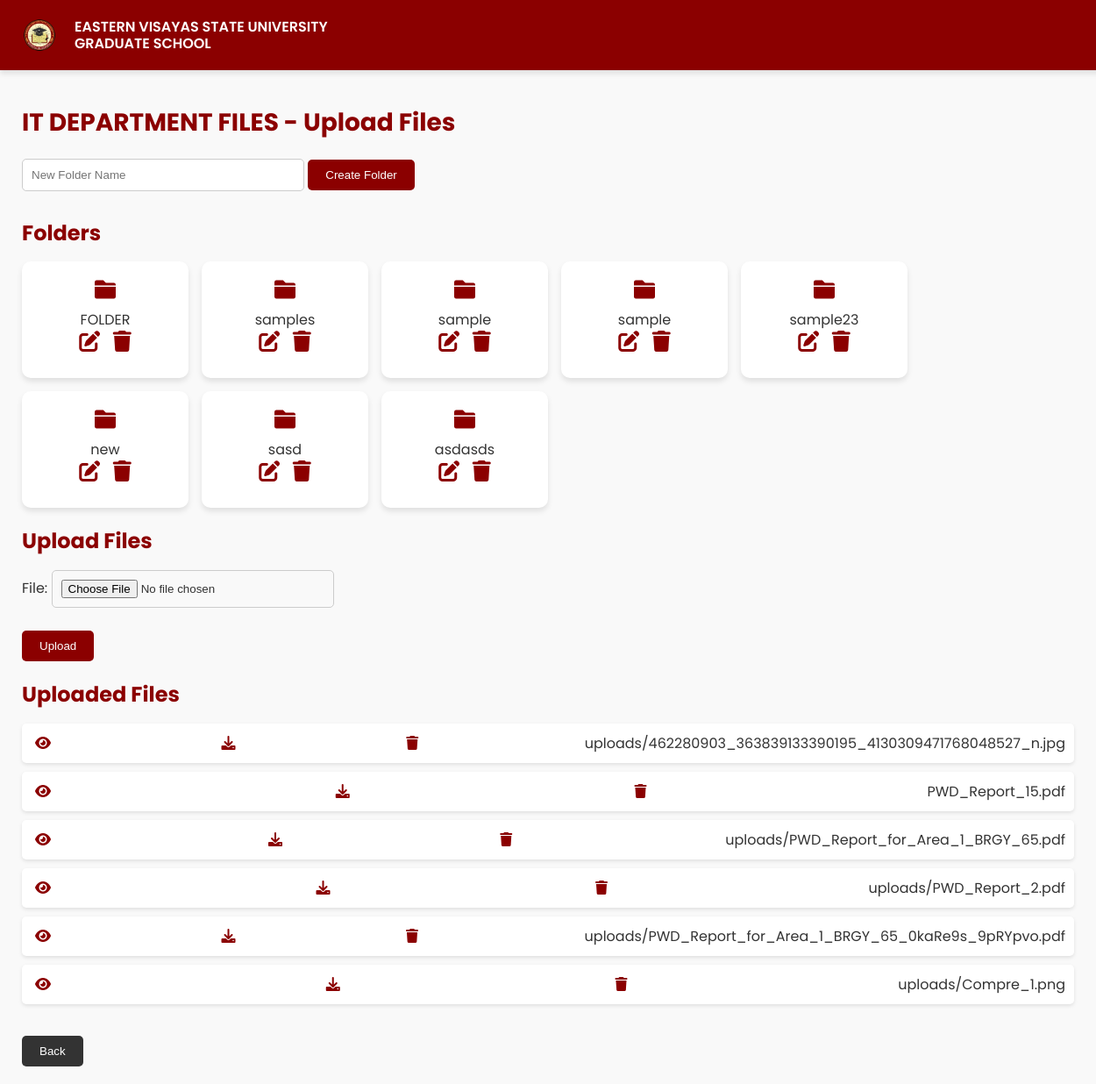
The app's page /files/upload/2/ with its own data.
### FileExp/models.py (models this page shows)
class Category(models.Model):
    name = models.CharField(max_length=255)
    is_archived = models.BooleanField(default=False)

class Folder(models.Model):
    name = models.CharField(max_length=255)
    category = models.ForeignKey(Category, related_name='folders', on_delete=models.CASCADE)
    parent = models.ForeignKey('self', null=True, blank=True, related_name='subfolders', on_delete=models.CASCADE)
    is_archived = models.BooleanField(default=False)

class File(models.Model):
    category = models.ForeignKey(Category, related_name='files', on_delete=models.CASCADE)
    folder = models.ForeignKey(Folder, related_name='files', null=True, blank=True, on_delete=models.CASCADE)
    file = models.FileField(upload_to='uploads/')
    is_archived = models.BooleanField(default=False)

### FileExp/views.py (the view)
# urls.py: path('upload/<int:category_id>/', upload_file, name='upload_file'),
def upload_file(request, category_id):
    category = get_object_or_404(Category, id=category_id)
    folders = category.folders.filter(parent__isnull=True,is_archived=False)  # Fetch top-level folders
    files = category.files.filter(folder__isnull=True,is_archived=False)  # Fetch files not in any folder
    if request.method == "POST":
        form = FileUploadForm(request.POST, request.FILES)
        if form.is_valid():
            file = form.save(commit=False)
            file.category = category
            file.save()
            messages.success(request, "File uploaded successfully!")
            return redirect('upload_file', category_id=category.id)
    else:
        form = FileUploadForm()
    return render(request, "upload_file.html", {"category": category, "folders": folders, "files": files, "form": form})

### FileExp/forms.py
class FileUploadForm(forms.ModelForm):
    class Meta:
        model = File
        fields = ["file"]

### templates/upload_file.html (shortened to what this page needs)
{% load static %}
<!DOCTYPE html>
<html lang="en">
<head>
    <link rel="stylesheet" href="https://cdnjs.cloudflare.com/ajax/libs/font-awesome/6.0.0-beta3/css/all.min.css">
</head>
<body>
    <div class="navbar">
        <img src="{% static 'images/GS_logo.png' %}" alt="GS Logo">
        <div class="university-text">
            EASTERN VISAYAS STATE UNIVERSITY <br> GRADUATE SCHOOL
        </div>
    </div>
    <div class="container">
        <h1>{{ category.name }} - Upload Files</h1>
        <form method="post" action="{% url 'create_folder' category.id %}">
            <input type="text" name="folder_name" placeholder="New Folder Name" required>
            <button type="submit" name="create_folder">Create Folder</button>
        </form>
        <h2>Folders</h2>
        <div class="folder-container">
            {% for folder in folders %}
                <div class="folder-card" onclick="window.location.href='{% url 'folder_detail' folder.id %}'">
                    <i class="fas fa-folder"></i><br>
                    {{ folder.name }}
                    <br>
                    <a href="#" onclick="editFolder({{ folder.id }}, '{{ folder.name }}'); event.stopPropagation();">
                        <i class="fas fa-edit"></i>
                    </a>
                    <a href="#" onclick="event.stopPropagation(); if(confirm('Are you sure you want to archive this folder?')) { document.getElementById('delete-folder-form-{{ folder.id }}').submit(); }">
                        <i class="fas fa-trash"></i>
                    </a>
                </div>
            {% empty %}
                <p>No folders yet.</p>
            {% endfor %}
        </div>
        <h2>Upload Files</h2>
        <form method="post" enctype="multipart/form-data">
            {{ form.as_p }}
            <button type="submit" name="upload_file">Upload</button>
        </form>
        <h2>Uploaded Files</h2>
        <ul class="file-list">
            {% for file in files %}
                <li>
                    <a href="{% url 'view_file' file.id %}" target="_blank"><i class="fas fa-eye"></i></a>
                    <a href="{{ file.file.url }}" download><i class="fas fa-download"></i></a>
                    <a href="#" onclick="if(confirm('Are you sure you want to archive this file?')) { document.getElementById('delete-file-form-{{ file.id }}').submit(); }">
                        <i class="fas fa-trash"></i>
                    </a>
                    <span>{{ file.file.name }}</span>
                </li>
            {% empty %}
                <p>No files uploaded yet.</p>
            {% endfor %}
        </ul>
        <button class="back-button" onclick="window.location.href='{% url 'category_list' %}'">Back</button>
    </div>
</body>
</html>

### templates/upload_file.html (style rules this page uses)
body { margin: 0; padding: 0; display: flex; flex-direction: column; font-family: 'Poppins', sans-serif; background-color: #f9f9f9; color: #333; }
.navbar { background-color: darkred; padding: 15px 20px; text-align: center; font-size: 18px; width: 100%; color: white; display: flex; align-items: center; justify-content: flex-start; position: relative; box-shadow: 0 4px 6px rgba(0, 0, 0, 0.1); }
.navbar img { height: 50px; margin-right: 15px; }
.navbar .university-text { text-align: left; font-size: 16px; font-weight: 600; line-height: 1.2; }
.container { padding: 20px; max-width: 1200px; margin: 0 auto; }
h1 { font-size: 28px; color: darkred; margin-bottom: 20px; }
h2 { font-size: 24px; color: darkred; margin-bottom: 15px; }
.folder-container { display: flex; gap: 15px; flex-wrap: wrap; margin-bottom: 20px; }
.folder-card { width: 150px; padding: 20px; text-align: center; background: #fff; border-radius: 10px; cursor: pointer; box-shadow: 0 4px 6px rgba(0, 0, 0, 0.1); transition: transform 0.2s, box-shadow 0.2s; }
.folder-card i { font-size: 24px; color: darkred; margin-bottom: 10px; }
.folder-card a { margin: 0 5px; color: darkred; text-decoration: none; }
.file-list { list-style: none; padding: 0; }
.file-list li { margin: 10px 0; padding: 10px; background: #fff; border-radius: 5px; box-shadow: 0 2px 4px rgba(0, 0, 0, 0.1); display: flex; align-items: center; justify-content: space-between; }
.file-list li a { margin: 0 5px; color: darkred; text-decoration: none; }
form { margin-bottom: 20px; }
input[type="text"], input[type="file"] { padding: 10px; border: 1px solid #ccc; border-radius: 5px; width: 100%; max-width: 300px; margin-bottom: 10px; }
button { padding: 10px 20px; background-color: darkred; color: white; border: none; border-radius: 5px; cursor: pointer; transition: background-color 0.2s; }
.back-button { margin-top: 20px; background-color: #333; }

### records on screen
Category: name "IT DEPARTMENT FILES"
Folder: name "FOLDER"
Folder: name "samples"
Folder: name "sample"
Folder: name "sample"
Folder: name "sample23"
Folder: name "new"
Folder: name "sasd"
Folder: name "asdasds"
File: file.name "uploads/462280903_363839133390195_4130309471768048527_n.jpg"
File: file.name "PWD_Report_15.pdf"
File: file.name "uploads/PWD_Report_for_Area_1_BRGY_65.pdf"
File: file.name "uploads/PWD_Report_2.pdf"
File: file.name "uploads/PWD_Report_for_Area_1_BRGY_65_0kaRe9s_9pRYpvo.pdf"
File: file.name "uploads/Compre_1.png"
